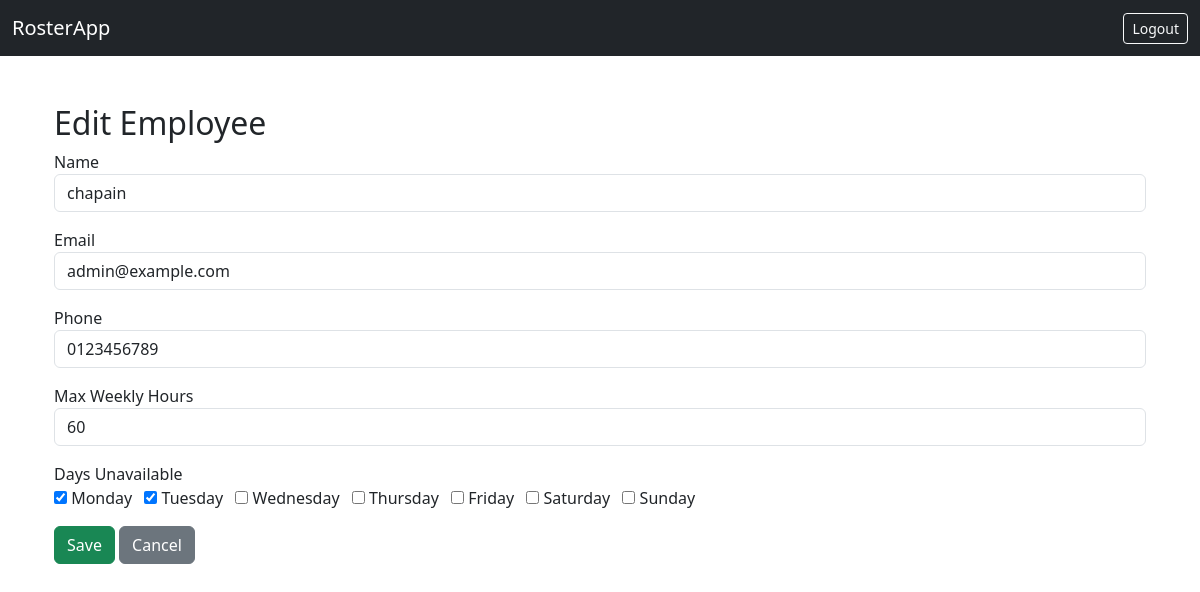
/employees/edit/2 (signed in), run on the app's committed database.
### tables this page shows
CREATE TABLE staff (
            staff_id         INTEGER PRIMARY KEY AUTOINCREMENT,
            name             TEXT NOT NULL,
            email            TEXT NOT NULL,
            phone_number     TEXT,
            max_hours        TEXT,
            days_unavailable TEXT
        );

### app/routes.py (the view, shortened to what this page needs)
@bp.route("/employees/edit/<int:staff_id>", methods=["GET", "POST"])
def edit_employee(staff_id):
    if "manager_id" not in session:
        return redirect(url_for("main.login"))
    """Edit an existing employee."""
    conn = get_db()
    cursor = conn.cursor()
    cursor.execute("SELECT * FROM staff WHERE staff_id=?", (staff_id,))
    employee = cursor.fetchone()
    return render_template("employee_form.html", employee=employee, action="Edit")

### app/database.py (called while the page is built)
def get_db():
    if 'db' not in g:
        db_path = current_app.config.get('DATABASE', 'roster.db')
        db_dir = os.path.dirname(db_path)
        if db_dir:  # <-- skip if empty (like :memory:)
            os.makedirs(db_dir, exist_ok=True)
        g.db = sqlite3.connect(db_path)
        g.db.row_factory = sqlite3.Row
    return g.db

### app/routes.py (called while the page is built)
@bp.before_request
def require_login():
    if "manager_id" not in session and request.endpoint not in ("main.login", "main.static"):
        flash("Please log in to access this page.", "warning")
        return redirect(url_for("main.login"))

### app/templates/employee_form.html
{% extends "base.html" %}
{% block content %}
<div class="container mt-5">
  <h2>{{ action }} Employee</h2>
  <form method="post">
    <div class="mb-3">
      <label>Name</label>
      <input type="text" name="name" class="form-control" value="{{ employee.name if employee else '' }}" required>
    </div>
    <div class="mb-3">
      <label>Email</label>
      <input type="email" name="email" class="form-control" value="{{ employee.email if employee else '' }}" required>
    </div>
    <div class="mb-3">
      <label>Phone</label>
      <input type="text" name="phone" class="form-control" value="{{ employee.phone_number if employee else '' }}">
    </div>
    <div class="mb-3">
      <label>Max Weekly Hours</label>
      <input type="text" name="max_hours" class="form-control" value="{{ employee.max_hours if employee else '' }}">
    </div>
    <div class="mb-3">
      <label>Days Unavailable</label><br>
      {% set days = ['Monday','Tuesday','Wednesday','Thursday','Friday','Saturday','Sunday'] %}
      {% set unavailable = employee.days_unavailable.split(',') if employee and employee.days_unavailable else [] %}
      {% for day in days %}
        <label class="me-2">
          <input type="checkbox" name="days_unavailable" value="{{ day }}" {% if day in unavailable %}checked{% endif %}> {{ day }}
        </label>
      {% endfor %}
    </div>
    <button type="submit" class="btn btn-success">Save</button>
    <a href="{{ url_for('main.employees') }}" class="btn btn-secondary">Cancel</a>
  </form>
</div>
{% endblock %}

### data on the page
staff: name "chapain", email "admin@example.com", phone "0123456789", max_hours "60"

### other printed values
{{ action }} "Edit"
{{ day }} "Monday" "Tuesday" "Wednesday" "Thursday" "Friday" "Saturday" "Sunday"
